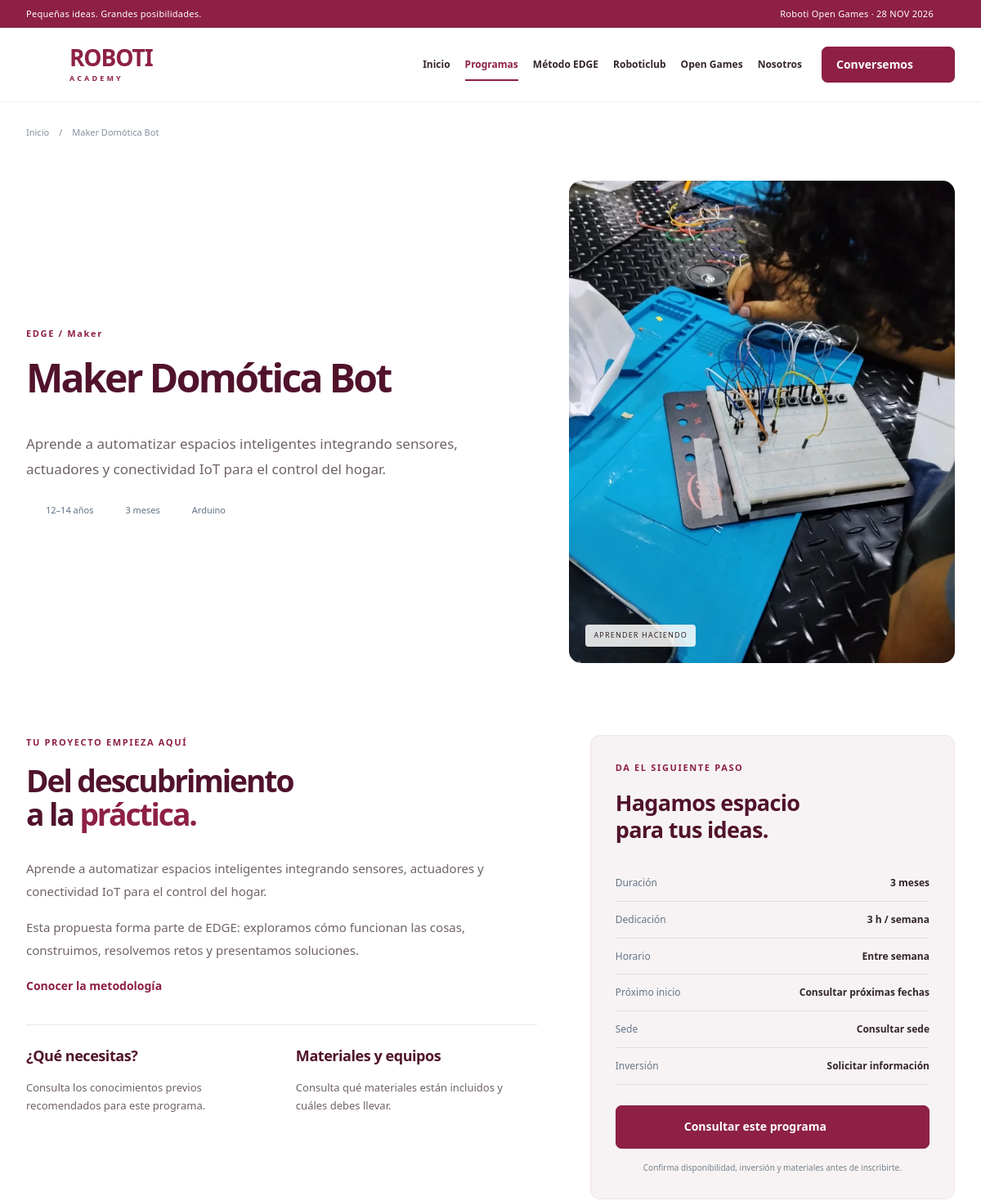
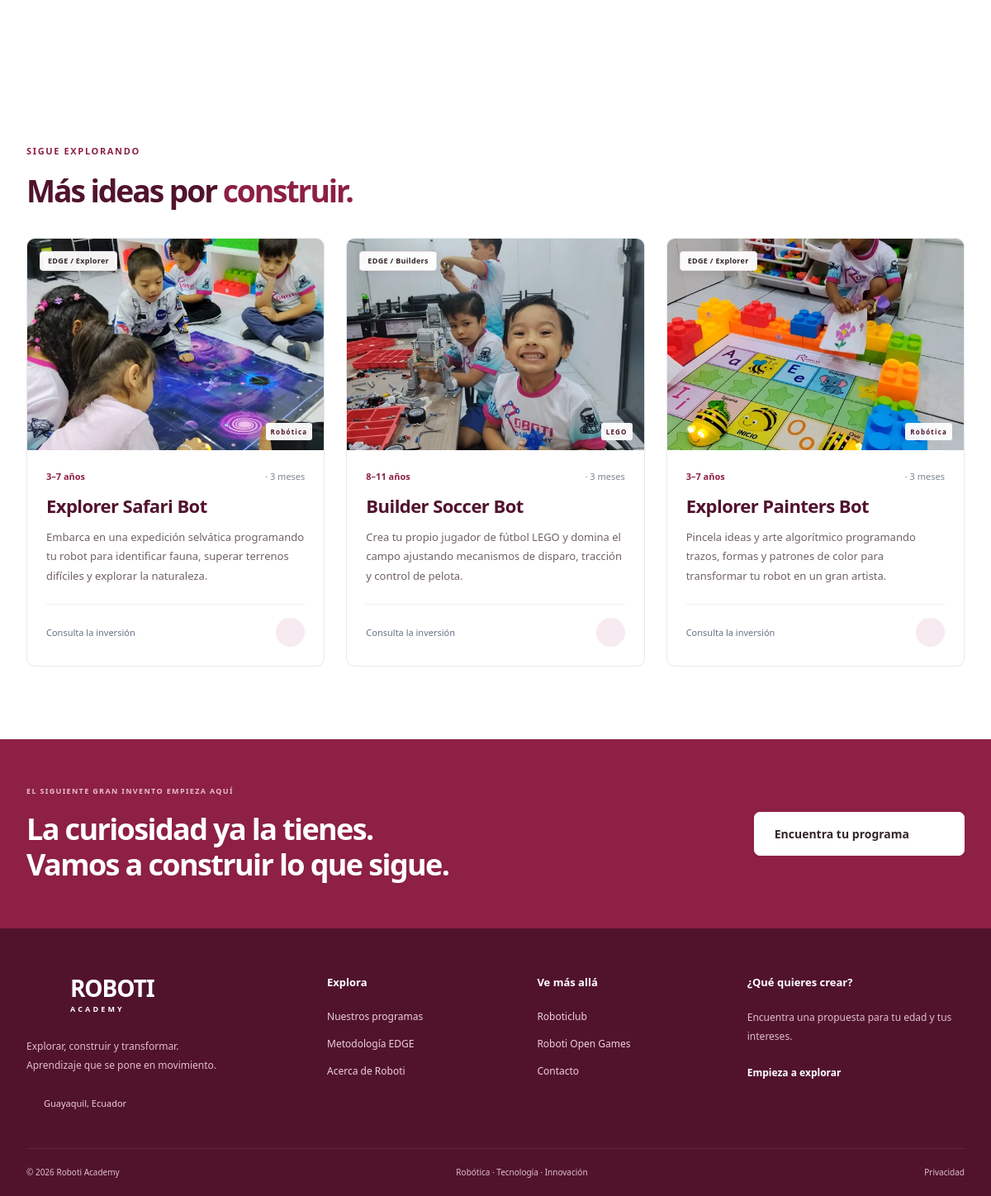
The app's page /programa.php?slug=maker-domotica-bot with its own data (2 pictures, top to bottom).
### tables this page shows
CREATE TABLE IF NOT EXISTS courses (
 id INTEGER PRIMARY KEY AUTO_INCREMENT,
 slug VARCHAR(190) NOT NULL UNIQUE,
 title VARCHAR(200) NOT NULL,
 full_title TEXT NOT NULL,
 description TEXT NOT NULL,
 line VARCHAR(20) NOT NULL,
 track VARCHAR(30) NOT NULL DEFAULT '',
 age_min INTEGER NULL,
 age_max INTEGER NULL,
 technology VARCHAR(60) NOT NULL,
 duration_months INTEGER NOT NULL,
 weekly_hours DECIMAL(5,1) NULL,
 schedule VARCHAR(255) NOT NULL DEFAULT '',
 price DECIMAL(10,2) NULL,
 price_period VARCHAR(100) NOT NULL DEFAULT '',
 materials TEXT NOT NULL,
 requirements TEXT NOT NULL,
 syllabus TEXT NOT NULL,
 start_date VARCHAR(10) NOT NULL DEFAULT '',
 location VARCHAR(255) NOT NULL DEFAULT '',
 image VARCHAR(255) NOT NULL DEFAULT 'robot-hero.webp',
 status VARCHAR(20) NOT NULL DEFAULT 'draft',
 featured INTEGER NOT NULL DEFAULT 0,
 sort_order INTEGER NOT NULL DEFAULT 0,
 updated_at VARCHAR(30) NOT NULL,
 search_text TEXT NULL
);

### app/bootstrap.php (called while the page is built, shortened)
<?php
function env(string $key, string $default = ''): string { $v = getenv($key); return $v === false ? $default : $v; }
function e(mixed $v): string { return htmlspecialchars((string)$v, ENT_QUOTES | ENT_SUBSTITUTE, 'UTF-8'); }
function url(string $path = ''): string {
    return rtrim(env('APP_URL'), '/') . '/' . ltrim($path, '/');
}
function asset(string $path): string { return url('assets/' . $path); }
function db(): PDO {
    static $pdo;
    if ($pdo) return $pdo;
    $driver = env('DB_CONNECTION', 'mysql');
    if ($driver === 'mysql') {
        $dsn = 'mysql:host=' . env('DB_HOST', '127.0.0.1') . ';port=' . env('DB_PORT', '3306') . ';dbname=' . env('DB_DATABASE', 'roboti') . ';charset=utf8mb4';
    } else throw new RuntimeException('Motor de base de datos no permitido.');
    $pdo = new PDO($dsn, env('DB_USERNAME'), env('DB_PASSWORD'), [PDO::ATTR_ERRMODE => PDO::ERRMODE_EXCEPTION, PDO::ATTR_DEFAULT_FETCH_MODE => PDO::FETCH_ASSOC]);
    if ($driver === 'mysql') $pdo->setAttribute(PDO::ATTR_EMULATE_PREPARES, false);
    else { $pdo->exec('PRAGMA foreign_keys = ON'); $pdo->exec('PRAGMA busy_timeout = 5000'); }
    return $pdo;
}
function lines(): array { return ['edge' => 'EDGE', 'essentials' => 'Essentials', 'adultos' => 'Adultos']; }
function tracks(): array { return ['explorer' => 'Explorer', 'builders' => 'Builders', 'maker' => 'Maker', 'engineering' => 'Engineering']; }
function age_label(array $c): string {
    return $c['age_max'] !== null ? $c['age_min'] . '–' . $c['age_max'] . ' años' : 'Desde ' . $c['age_min'] . ' años';
}
function image_name(array $c): string {
    $name = (string)($c['image'] ?? '');
    return $name;
}
function image_url(array $c): string { return asset('images/' . image_name($c)); }
function image_srcset(string $name): string {
    $small = substr($name, 0, -5) . '-600.webp';
    return asset('images/' . $small) . ' 600w, ' . asset('images/' . $name) . ' 1200w';
}
function image_alt(array $c): string {
    return match (image_name($c)) {
        'foto-robotica-acompanada.webp' => 'Estudiante e instructor trabajando con un robot y una computadora en Roboti',
        'foto-taller-robotica.webp' => 'Estudiantes de Roboti construyendo robots con piezas modulares',
        'foto-electronica-en-equipo.webp' => 'Participantes de Roboti trabajando juntos en una placa electrónica',
        'foto-explorer-espacio.webp' => 'Grupo infantil explorando un tablero espacial con un robot Bee-Bot',
        'foto-circuitos.webp' => 'Práctica de electrónica con cables y pulsadores sobre una protoboard',
        'foto-formacion-robotica.webp' => 'Participantes en una sesión de formación con un robot humanoide',
        'foto-explorer-beebot.webp' => 'Actividad infantil con robots Bee-Bot, letras y bloques de colores',
        default => 'Imagen del programa ' . ($c['title'] ?? 'de Roboti Academy'),
    };
}
function course_link(array $c): string { return url('programa.php?slug=' . rawurlencode($c['slug'])); }
function courses(array $filters = [], int $limit = 0, int $offset = 0): array {
    [$where, $params] = course_where($filters);
    $sql = 'SELECT * FROM courses WHERE ' . $where . ' ORDER BY featured DESC, sort_order ASC, id ASC';
    if ($limit > 0) $sql .= ' LIMIT ' . $limit . ' OFFSET ' . max(0, $offset);
    $q = db()->prepare($sql); $q->execute($params); return $q->fetchAll();
}
function course_where(array $f): array {
    $where = ["status = 'published'"]; $params = [];
    foreach (['line', 'track', 'technology'] as $key) if (!empty($f[$key])) { $where[] = "$key = ?"; $params[] = $f[$key]; }
    return [implode(' AND ', $where), $params];
}

### public/programa.php (the view, shortened to what this page needs)
<?php
require dirname(__DIR__).'/app/view.php';
$slug=is_string($_GET['slug']??null)?$_GET['slug']:'';$q=db()->prepare("SELECT * FROM courses WHERE slug=? AND status='published'");$q->execute([$slug]);$c=$q->fetch();
page_header($c['title'],'programas',$c['description']);breadcrumb($c['title']);
?>
<section class="wrap detail-hero"><div><span class="eyebrow"><?=e(lines()[$c['line']])?><?= $c['track']?' / '.e(tracks()[$c['track']]):''?></span><h1><?=e($c['title'])?></h1><p class="lead"><?=e($c['description'])?></p><div class="detail-tags"><span><?=icon('users')?><?=e(age_label($c))?></span><span><?=icon('clock')?><?=e($c['duration_months'])?> <?= (int)$c['duration_months']===1?'mes':'meses'?></span><span><?=icon('cube')?><?=e($c['technology'])?></span></div></div><div class="detail-image<?=image_srcset(image_name($c))!=='' ? ' has-photo' : ''?>"><img src="<?=e(image_url($c))?>"<?php if($srcset=image_srcset(image_name($c))):?> srcset="<?=e($srcset)?>" sizes="(max-width: 700px) calc(100vw - 44px), 550px"<?php endif;?> alt="<?=e(image_alt($c))?>" width="1200" height="1600" decoding="async"><span>APRENDER HACIENDO</span></div></section>
<section class="wrap detail-layout section"><div><span class="eyebrow">TU PROYECTO EMPIEZA AQUÍ</span><h2>Del descubrimiento<br>a la <em>práctica.</em></h2><p><?=e($c['description'])?></p><?php if($c['syllabus']):?><h3>Lo que aprenderás</h3><ul class="check-list"><?php foreach(explode("\n",$c['syllabus']) as $item):if(trim($item)):?><li><?=icon('check')?><?=e(trim($item))?></li><?php endif;endforeach;?></ul><?php elseif($c['line']==='edge'):?><p>Esta propuesta forma parte de EDGE: exploramos cómo funcionan las cosas, construimos, resolvemos retos y presentamos soluciones.</p><a class="text-link" href="<?=url('metodologia.php')?>">Conocer la metodología <?=icon('arrow')?></a><?php endif;?><div class="detail-facts"><div><h3>¿Qué necesitas?</h3><p><?=e($c['requirements']?:'Consulta los conocimientos previos recomendados para este programa.')?></p></div><div><h3>Materiales y equipos</h3><p><?=e($c['materials']?:'Consulta qué materiales están incluidos y cuáles debes llevar.')?></p></div></div></div><aside class="enquiry-card"><span class="eyebrow">DA EL SIGUIENTE PASO</span><h3>Hagamos espacio<br>para tus ideas.</h3><dl><div><dt>Duración</dt><dd><?=e($c['duration_months'])?> <?= (int)$c['duration_months']===1?'mes':'meses'?></dd></div><div><dt>Dedicación</dt><dd><?=$c['weekly_hours']?e((float)$c['weekly_hours']).' h / semana':'Consultar'?></dd></div><div><dt>Horario</dt><dd><?=e($c['schedule']?:'Consultar horarios')?></dd></div><div><dt>Próximo inicio</dt><dd><?= $c['start_date']?e(date('d/m/Y',strtotime($c['start_date']))):'Consultar próximas fechas'?></dd></div><div><dt>Sede</dt><dd><?=e($c['location']?:'Consultar sede')?></dd></div><div><dt>Inversión</dt><dd><?=$c['price']!==null?'$'.number_format((float)$c['price'],2).' '.e($c['price_period']):'Solicitar información'?></dd></div></dl><a href="<?=url('contacto.php?programa='.rawurlencode($c['title']))?>" class="button full">Consultar este programa <?=icon('arrow-up')?></a><small>Confirma disponibilidad, inversión y materiales antes de inscribirte.</small></aside></section>
<?php $related=array_values(array_filter(courses(['line'=>$c['line']],4),fn($r)=>$r['id']!==$c['id']));if($related):?><section class="section wrap"><div class="section-heading"><div><span class="eyebrow">SIGUE EXPLORANDO</span><h2>Más ideas por <em>construir.</em></h2></div></div><div class="course-grid"><?php foreach(array_slice($related,0,3) as $r) course_card($r);?></div></section><?php endif;page_footer(); ?>

### app/view.php
<?php
require_once __DIR__.'/bootstrap.php';
function icon(string $name, string $class=''): string {
    $paths=[
    'arrow'=>'<path d="M5 12h14M13 6l6 6-6 6"/>',
    'arrow-up'=>'<path d="M6 18 18 6M6 6h12v12"/>',
    'robot'=>'<rect x="4" y="7" width="16" height="13" rx="4"/><path d="M12 3v4M8 12v2M16 12v2M9 17h6M1 11v5M23 11v5"/>',
    'code'=>'<path d="m8 6-6 6 6 6M16 6l6 6-6 6M14 3l-4 18"/>',
    'cube'=>'<path d="m12 2 9 5v10l-9 5-9-5V7Zm0 10 9-5M12 12 3 7M12 12v10M7.5 4.5l9 5"/>',
    'spark'=>'<path d="m12 2 2.7 7.3L22 12l-7.3 2.7L12 22l-2.7-7.3L2 12l7.3-2.7Z"/>',
    'clock'=>'<circle cx="12" cy="12" r="9"/><path d="M12 7v5l3 2"/>',
    'pin'=>'<path d="M20 10c0 6-8 12-8 12S4 16 4 10a8 8 0 1 1 16 0Z"/><circle cx="12" cy="10" r="2.5"/>',
    'check'=>'<path d="m5 12 4 4L19 6"/>',
    'search'=>'<circle cx="10.5" cy="10.5" r="6.5"/><path d="m16 16 5 5"/>',
    'download'=>'<path d="M12 3v12m-5-5 5 5 5-5M4 16v5h16v-5"/>',
    'trophy'=>'<path d="M7 3h10v6a5 5 0 0 1-10 0ZM7 5H3v3a4 4 0 0 0 4 4M17 5h4v3a4 4 0 0 1-4 4M12 14v6M7 21h10"/>',
    'users'=>'<circle cx="9" cy="7" r="3"/><path d="M3 21v-4a6 6 0 0 1 12 0v4M17 4a3 3 0 0 1 0 6M18 14a5 5 0 0 1 3 5v2"/>',
    'calendar'=>'<rect x="3" y="5" width="18" height="16" rx="2"/><path d="M7 2v6M17 2v6M3 11h18M7 15h2M12 15h2"/>',
    'mail'=>'<rect x="3" y="5" width="18" height="14" rx="2"/><path d="m3 6 9 7 9-7"/>',
    'menu'=>'<path d="M4 6h16M4 12h16M4 18h16"/>',
    'close'=>'<path d="m5 5 14 14M5 19 19 5"/>',
    ];
    return '<svg class="icon '.e($class).'" width="24" height="24" viewBox="0 0 24 24" fill="none" stroke="currentColor" stroke-width="1.7" stroke-linecap="round" stroke-linejoin="round" aria-hidden="true">'.($paths[$name]??$paths['spark']).'</svg>';
}
function page_header(string $title='', string $active='inicio',string $description='Robótica, creatividad y aprendizaje práctico para niños, jóvenes y adultos. Descubre Roboti Academy y la metodología EDGE.'):void {
    $nav=['inicio'=>['index.php','Inicio'],'programas'=>['programas.php','Programas'],'edge'=>['metodologia.php','Método EDGE'],'club'=>['club.php','Roboticlub'],'games'=>['open-games.php','Open Games'],'nosotros'=>['nosotros.php','Nosotros']];
    ?><!doctype html><html lang="es"><head><meta charset="utf-8"><meta name="viewport" content="width=device-width, initial-scale=1"><meta name="description" content="<?=e($description)?>"><meta name="theme-color" content="#8d2044"><title><?=e($title ? $title.' · Roboti Academy':'Roboti Academy · Donde las ideas cobran vida')?></title><link rel="icon" href="<?=asset('images/favicon.svg')?>" type="image/svg+xml"><link rel="stylesheet" href="<?=asset('css/site.css?v=20261018')?>"><script src="<?=asset('js/site.js')?>" defer></script></head><body><a class="skip-link" href="#contenido">Saltar al contenido</a><div class="topbar"><div class="wrap"><span>Pequeñas ideas. Grandes posibilidades.</span><a href="<?=url('open-games.php')?>">Roboti Open Games · 28 NOV 2026 <?=icon('arrow')?></a></div></div><header class="site-header"><div class="wrap header-inner"><a class="brand" href="<?=url('index.php')?>" aria-label="Roboti Academy, inicio"><?=icon('robot','brand-mark')?><span>ROBOTI<small>ACADEMY</small></span></a><button class="menu-button" type="button" aria-label="Abrir menú" aria-controls="main-nav" aria-expanded="false"><?=icon('menu')?></button><nav id="main-nav" aria-label="Navegación principal"><?php foreach($nav as $key=>[$path,$label]):?><a href="<?=url($path)?>" <?= $key===$active?'aria-current="page"':''?>><?=e($label)?></a><?php endforeach;?><a class="button small nav-cta" href="<?=url('contacto.php')?>">Conversemos <?=icon('arrow-up')?></a></nav></div></header><main id="contenido"><?php
}
function page_footer():void { ?>
</main><section class="footer-cta"><div class="wrap"><div><span class="eyebrow">EL SIGUIENTE GRAN INVENTO EMPIEZA AQUÍ</span><h2>La curiosidad ya la tienes.<br>Vamos a construir lo que sigue.</h2></div><a href="<?=url('programas.php')?>" class="button light">Encuentra tu programa <?=icon('arrow')?></a></div></section><footer class="site-footer"><div class="wrap footer-grid"><div><a class="brand" href="<?=url('index.php')?>"><?=icon('robot','brand-mark')?><span>ROBOTI<small>ACADEMY</small></span></a><p>Explorar, construir y transformar.<br>Aprendizaje que se pone en movimiento.</p><span class="footer-location"><?=icon('pin')?> Guayaquil, Ecuador</span></div><div><h3>Explora</h3><a href="<?=url('programas.php')?>">Nuestros programas</a><a href="<?=url('metodologia.php')?>">Metodología EDGE</a><a href="<?=url('nosotros.php')?>">Acerca de Roboti</a></div><div><h3>Ve más allá</h3><a href="<?=url('club.php')?>">Roboticlub</a><a href="<?=url('open-games.php')?>">Roboti Open Games</a><a href="<?=url('contacto.php')?>">Contacto</a></div><div><h3>¿Qué quieres crear?</h3><p>Encuentra una propuesta para tu edad y tus intereses.</p><a class="text-link" href="<?=url('programas.php')?>">Empieza a explorar <?=icon('arrow-up')?></a></div></div><div class="wrap footer-bottom"><span>© <?=date('Y')?> Roboti Academy</span><span>Robótica · Tecnología · Innovación</span><a href="<?=url('privacidad.php')?>">Privacidad</a></div></footer></body></html><?php }
function course_card(array $c):void {
    $theme=$c['line']==='adultos'?'navy':($c['track']==='builders'?'blue':($c['track']==='maker'?'mint':'rose'));
    $image=image_name($c);$srcset=image_srcset($image);if($srcset!=='')$theme.=' has-photo';
    ?><article class="course-card"><a class="course-art <?=$theme?>" href="<?=e(course_link($c))?>" tabindex="-1" aria-hidden="true"><span class="pill"><?=e(lines()[$c['line']])?><?= $c['track']?' / '.e(tracks()[$c['track']]):''?></span><img src="<?=e(image_url($c))?>"<?php if($srcset):?> srcset="<?=e($srcset)?>" sizes="(max-width: 700px) calc(100vw - 44px), (max-width: 1000px) 45vw, 390px"<?php endif;?> alt="" loading="lazy" decoding="async" width="1200" height="1600"><span class="art-caption"><?=e($c['technology'])?></span></a><div class="course-body"><span class="course-age"><?=e(age_label($c))?> <span>· <?=e($c['duration_months'])?> <?= (int)$c['duration_months']===1?'mes':'meses'?></span></span><h3><a href="<?=e(course_link($c))?>"><?=e($c['title'])?></a></h3><p><?=e($c['description'])?></p><div class="course-bottom"><span><?= $c['price']!==null?'$'.number_format((float)$c['price'],2).' '.e($c['price_period']):'Consulta la inversión'?></span><a href="<?=e(course_link($c))?>" aria-label="Ver <?=e($c['title'])?>"><?=icon('arrow-up')?></a></div></div></article><?php
}
function breadcrumb(string $label):void { ?><div class="wrap breadcrumb"><a href="<?=url('index.php')?>">Inicio</a><span>/</span><span><?=e($label)?></span></div><?php }
function page_intro(string $eyebrow,string $title,string $body):void { ?><section class="page-intro wrap"><span class="eyebrow"><?=e($eyebrow)?></span><h1><?=$title?></h1><p><?=e($body)?></p></section><?php }

### records on screen
courses: title "Maker Domótica Bot", line "EDGE", track "Maker", description "Aprende a automatizar espacios inteligentes integrando sensores, actuadores y conectividad IoT para el control del hogar.", age_label($c) "12–14 años", duration_months "3", technology "Arduino", requirements "Consulta los conocimientos previos recomendados para este programa.", materials "Consulta qué materiales están incluidos y cuáles debes llevar.", weekly_hours "3", schedule "Entre semana", location "Consultar sede"
courses: line "EDGE", track "Explorer", shows a picture, technology "Robótica", age_label($c) "3–7 años", duration_months "3", shows "meses", title "Explorer Safari Bot", description "Embarca en una expedición selvática programando tu robot para identificar fauna, superar terrenos difíciles y explorar la naturaleza.", shows "Consulta la inversión"
courses: line "EDGE", track "Builders", shows a picture, technology "LEGO", age_label($c) "8–11 años", duration_months "3", shows "meses", title "Builder Soccer Bot", description "Crea tu propio jugador de fútbol LEGO y domina el campo ajustando mecanismos de disparo, tracción y control de pelota.", shows "Consulta la inversión"
courses: line "EDGE", track "Explorer", shows a picture, technology "Robótica", age_label($c) "3–7 años", duration_months "3", shows "meses", title "Explorer Painters Bot", description "Pincela ideas y arte algorítmico programando trazos, formas y patrones de color para transformar tu robot en un gran artista.", shows "Consulta la inversión"

### other values on screen
$label "Inicio"
$label "Programas"
$label "Método EDGE"
$label "Roboticlub"
$label "Open Games"
$label "Nosotros"
